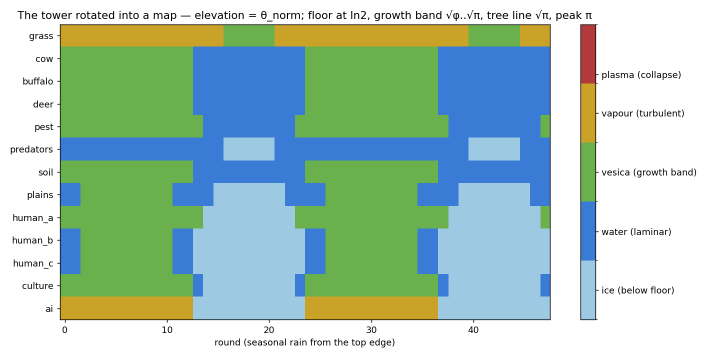
#> input picture alignment/tower_map.png, 1430 x 715 px (shown at 1/2 size); its folder holds only this picture in this run
$ python -i spectral_observer.py   (imports and definitions only)
#> lines starting #> are read from the running program, lines starting #| are printed output that depends on the picture
#!/usr/bin/env python3
"""
Spectral fingerprint observer (Jonathan's idea, rigorous form).
================================================================
Hypothesis: human/natural images sit near the golden/natural reference field —
broadband, non-resonant, ~1/f power spectrum ("almost random"). AI-generated
images DEVIATE with a resonant pattern (periodic peaks, over-regular spectra,
"too smooth" high frequencies). Measure that deviation, no model needed.

This is a MODEL-FREE, maximally-independent axis for the committee. Here we just
test which spectral features separate real vs AI on the 50-image art set, and
report AUC per feature (label-free discrimination). No API cost.
"""
import os, glob, math
import numpy as np
from PIL import Image

N = 256  # analysis size


def radial_power(gray):
    """Radially-averaged log power spectrum P(r)."""
    f = np.fft.fftshift(np.fft.fft2(gray))
    power = np.log1p(np.abs(f) ** 2)
    cy, cx = np.array(power.shape) // 2
    y, x = np.indices(power.shape)
    r = np.sqrt((x - cx) ** 2 + (y - cy) ** 2).astype(int)
    tbin = np.bincount(r.ravel(), power.ravel())
    nr = np.bincount(r.ravel())
    prof = tbin / np.maximum(nr, 1)
    return prof[1:N // 2]  # drop DC, keep to Nyquist


def features(path):
#> called with path = '../../alignment/tower_map.png'
    g = np.asarray(Image.open(path).convert("L").resize((N, N)), dtype=np.float64)
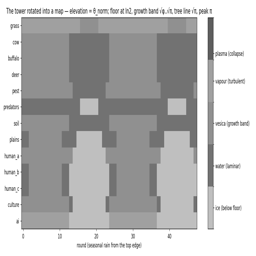
#> g: shape (256, 256) float64; min 65, max 255, mean 187.2
    g = (g - g.mean()) / (g.std() + 1e-6)
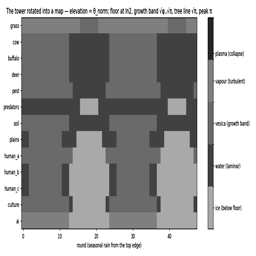
#> g: shape (256, 256) float64; min -2.18, max 1.21, mean 6.94e-17; drawn with min black and max white
    P = radial_power(g)
#> in radial_power, `power = np.log1p(np.abs(f) ** 2)`:
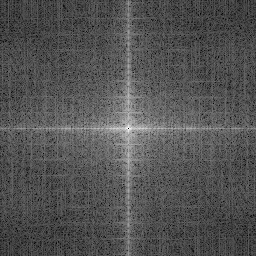
#> power: shape (256, 256) float64; min 3.96e-24, max 20.25, mean 6.6; drawn with min black and max white
#> in radial_power, `tbin = np.bincount(r.ravel(), power.ravel())`: tbin = 182 values, max 4930.6 at index 123, min 3.96e-24 at index 0, mean 2390.5
#> in radial_power, `prof = tbin / np.maximum(nr, 1)`: prof = 182 values, max 18.51 at index 1, min 3.96e-24 at index 0, mean 7.23
#> P = 127 values, max 18.51 at index 0, min 5.88 at index 121, mean 8.14
    fr = np.arange(1, len(P) + 1, dtype=np.float64)
#> fr = 127 values from 1 to 127
    logf, logP = np.log(fr), P
#> logf = 127 values from 0 to 4.84; logP has the same summary as P

    # 1/f power-law fit (natural images follow it smoothly)
    A = np.vstack([logf, np.ones_like(logf)]).T
#> A = 127 pairs, first value 0 to 4.84, second value 1 to 1
    slope, intercept = np.linalg.lstsq(A, logP, rcond=None)[0]
#> slope = -2.52; intercept = 17.88
    fit = slope * logf + intercept
#> fit = 127 values, max 17.88 at index 0, min 5.69 at index 126, mean 8.14
    resid = logP - fit
#> resid = 127 values, max 0.667 at index 2, min -0.76 at index 4, mean -7.18e-15
    resid_rms = float(np.sqrt(np.mean(resid ** 2)))          # deviation from 1/f
#> resid_rms = 0.222
    ss_res = np.sum(resid ** 2); ss_tot = np.sum((logP - logP.mean()) ** 2)
#> after `ss_res = np.sum(resid ** 2)`: ss_res = 6.28
#> after `ss_tot = np.sum((logP - logP.mean()) ** 2)`: ss_tot = 709.4
    r2 = float(1 - ss_res / (ss_tot + 1e-9))                  # how power-law-like
#> r2 = 0.991

    # resonance / peakiness: energy in spikes above a smoothed baseline
    k = 5
    smooth = np.convolve(P, np.ones(k) / k, mode="same")
#> smooth = 127 values, max 15.62 at index 2, min 3.59 at index 126, mean 8.03
    peaks = np.clip(P - smooth, 0, None)
#> peaks = 127 values, max 8.34 at index 0, min 0 at index 3, mean 0.167
    peak_energy = float(np.sum(peaks) / (np.sum(np.abs(P)) + 1e-9))  # AI grid tell
#> peak_energy = 0.0206

    # high-frequency energy fraction (AI art is often "too smooth" up high)
    hf = float(P[len(P) * 2 // 3:].mean() / (P.mean() + 1e-9))
#> hf = 0.772

    # spectral entropy of the radial profile (higher = more spread/random)
    p = np.abs(P) / (np.sum(np.abs(P)) + 1e-9)
#> p = 127 values, max 0.0179 at index 0, min 0.00569 at index 121, mean 0.00787
    spec_entropy = float(-np.sum(p * np.log(p + 1e-12)) / math.log(len(p)))
#> spec_entropy = 0.992

    return {"slope": slope, "resid_rms": resid_rms, "one_over_f_r2": r2,
            "peak_energy": peak_energy, "hf_frac": hf, "spec_entropy": spec_entropy}


def auc(scores, labels):
    """P(real scores higher than ai); labels: 1=real,0=ai. Returns AUC and |dir|."""
    reals = [s for s, y in zip(scores, labels) if y == 1]
    ais = [s for s, y in zip(scores, labels) if y == 0]
    w = sum(1 for r in reals for a in ais if r > a) + 0.5 * sum(1 for r in reals for a in ais if r == a)
    a = w / (len(reals) * len(ais))
    return a


def main():
    reals = sorted(glob.glob("/home/claude/bench/real/*.jpg"))
    ais = sorted(glob.glob("/home/claude/bench/ai/*.jpg"))
    rows, labels = [], []
    for p in reals: rows.append(features(p)); labels.append(1)
    for p in ais:   rows.append(features(p)); labels.append(0)
    keys = list(rows[0].keys())
    print(f"spectral features on {len(reals)} real + {len(ais)} ai images\n")
    print(f"{'feature':<16} {'AUC':>6}  {'|separation|':>12}   (AUC=0.5 chance; distance from 0.5 = signal)")
    best = None
    for k in keys:
        vals = [row[k] for row in rows]
        a = auc(vals, labels)
        sep = abs(a - 0.5)
        print(f"{k:<16} {a:>6.3f}  {sep:>12.3f}")
        if best is None or sep > best[1]:
            best = (k, sep, a)
    print(f"\nbest single spectral feature: {best[0]}  (AUC {best[2]:.3f}, separation {best[1]:.3f})")
    print("note: AUC<0.5 means the feature is HIGHER for AI (flip the sign to use it).")


# [2 lines not run here, left out]

>>> result = features('../../alignment/tower_map.png')
#> result = {'slope': -2.52, 'resid_rms': 0.222, 'one_over_f_r2': 0.991, 'peak_energy': 0.0206, 'hf_frac': 0.772, 'spec_entropy': 0.992}
